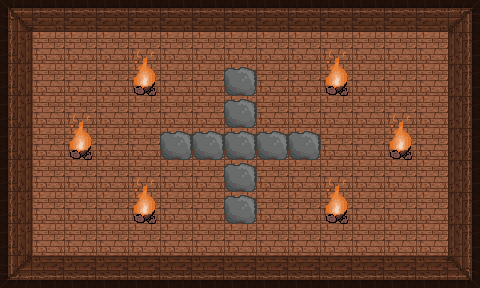

Tiled map render using the project's own tile images. Description and the whole map definition, tile-layer contents included, below:
An orthogonal 15x9 tile map with 32x32 px tiles, 2 tile layers (ground, obstacles) and 27 objects.

<map version="1.5" tiledversion="1.5.0" orientation="orthogonal" renderorder="right-down" width="15" height="9" tilewidth="32" tileheight="32" infinite="0" nextlayerid="10" nextobjectid="164">
 <tileset firstgid="1" source="room.tsx" />
 <layer id="1" name="ground" width="15" height="9">
  <data encoding="csv">
1610612738,1,1,1,1,1,1,1,1,1,1,1,1,1,2,
1610612737,3,3,3,3,3,3,3,3,3,3,3,3,3,2684354561,
1610612737,3,3,3,3,3,3,3,3,3,3,3,3,3,2684354561,
1610612737,3,3,3,3,3,3,3,3,3,3,3,3,3,2684354561,
1610612737,3,3,3,3,3,3,3,3,3,3,3,3,3,2684354561,
1610612737,3,3,3,3,3,3,3,3,3,3,3,3,3,2684354561,
1610612737,3,3,3,3,3,3,3,3,3,3,3,3,3,2684354561,
1610612737,3,3,3,3,3,3,3,3,3,3,3,3,3,2684354561,
3221225474,3221225473,3221225473,3221225473,3221225473,3221225473,3221225473,3221225473,3221225473,3221225473,3221225473,3221225473,3221225473,3221225473,2684354562
</data>
 </layer>
 <objectgroup id="5" name="doors-UP">
  <object id="36" x="224" y="0" width="32" height="32" />
 </objectgroup>
 <objectgroup id="6" name="doors-RIGHT">
  <object id="37" x="448" y="128" width="32" height="32" />
 </objectgroup>
 <objectgroup id="7" name="doors-LEFT">
  <object id="39" x="0" y="128" width="32" height="32" />
 </objectgroup>
 <objectgroup id="8" name="doors-DOWN">
  <object id="40" x="224" y="256" width="32" height="32" />
 </objectgroup>
 <layer id="3" name="obstacles" width="15" height="9">
  <data encoding="csv">
0,0,0,0,0,0,0,0,0,0,0,0,0,0,0,
0,0,0,0,0,0,0,0,0,0,0,0,0,0,0,
0,0,0,0,12,0,0,4,0,0,12,0,0,0,0,
0,0,0,0,0,0,0,4,0,0,0,0,0,0,0,
0,0,12,0,0,4,4,4,4,4,0,0,12,0,0,
0,0,0,0,0,0,0,4,0,0,0,0,0,0,0,
0,0,0,0,12,0,0,4,0,0,12,0,0,0,0,
0,0,0,0,0,0,0,0,0,0,0,0,0,0,0,
0,0,0,0,0,0,0,0,0,0,0,0,0,0,0
</data>
 </layer>
 <objectgroup id="4" name="border">
  <object id="3" x="0" y="0" width="224" height="32" />
  <object id="4" x="448" y="0" width="32" height="128" />
  <object id="24" x="256" y="0" width="224" height="32" />
  <object id="25" x="448" y="160" width="32" height="128" />
  <object id="26" x="0" y="256" width="224" height="32" />
  <object id="27" x="256" y="256" width="224" height="32" />
  <object id="28" x="0" y="0" width="32" height="128" />
  <object id="29" x="0" y="160" width="32" height="128" />
  <object id="149" x="230" y="71">
   <polygon points="0,0 13,-2 23.75,3 23.25,19.5 17.75,24.25 -2.25,22 -5,8.25" />
  </object>
  <object id="150" x="231" y="103">
   <polygon points="0,0 13,-2 23.75,3 23.25,19.5 17.75,24.25 -2.25,22 -5,8.25" />
  </object>
  <object id="151" x="228.5" y="135">
   <polygon points="0,0 13,-2 23.75,3 23.25,19.5 17.75,24.25 -2.25,22 -5,8.25" />
  </object>
  <object id="152" x="197" y="133.5">
   <polygon points="0,0 13,-2 23.75,3 23.25,19.5 17.75,24.25 -2.25,22 -5,8.25" />
  </object>
  <object id="153" x="166" y="135.5">
   <polygon points="0,0 13,-2 23.75,3 23.25,19.5 17.75,24.25 -2.25,22 -5,8.25" />
  </object>
  <object id="154" x="262" y="135">
   <polygon points="0,0 13,-2 23.75,3 23.25,19.5 17.75,24.25 -2.25,22 -5,8.25" />
  </object>
  <object id="155" x="295" y="134.5">
   <polygon points="0,0 13,-2 23.75,3 23.25,19.5 17.75,24.25 -2.25,22 -5,8.25" />
  </object>
  <object id="156" x="229" y="165.5">
   <polygon points="0,0 13,-2 23.75,3 23.25,19.5 17.75,24.25 -2.25,22 -5,8.25" />
  </object>
  <object id="157" x="230" y="199">
   <polygon points="0,0 13,-2 23.75,3 23.25,19.5 17.75,24.25 -2.25,22 -5,8.25" />
  </object>
 </objectgroup>
 <objectgroup id="9" name="fire">
  <object id="158" x="134.5" y="93">
   <polygon points="0,0 20.375,1.625 17.125,-7.25 19.75,-15 9.625,-20.25 0,-11.625" />
  </object>
  <object id="159" x="69.5" y="155.5">
   <polygon points="0,0 20.375,1.625 17.125,-7.25 19.75,-15 9.625,-20.25 0,-11.625" />
  </object>
  <object id="160" x="134" y="220">
   <polygon points="0,0 20.375,1.625 17.125,-7.25 19.75,-15 9.625,-20.25 0,-11.625" />
  </object>
  <object id="161" x="326.5" y="219.5">
   <polygon points="0,0 20.375,1.625 17.125,-7.25 19.75,-15 9.625,-20.25 0,-11.625" />
  </object>
  <object id="162" x="390.5" y="156.5">
   <polygon points="0,0 20.375,1.625 17.125,-7.25 19.75,-15 9.625,-20.25 0,-11.625" />
  </object>
  <object id="163" x="326.5" y="92.5">
   <polygon points="0,0 20.375,1.625 17.125,-7.25 19.75,-15 9.625,-20.25 0,-11.625" />
  </object>
 </objectgroup>
</map>
